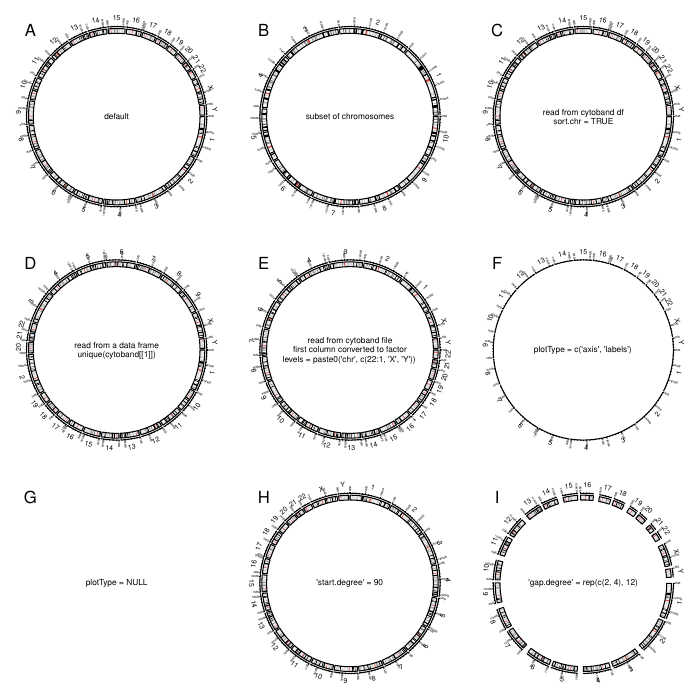

Here is the R script that generated this plot:
pdf("genomic_initialize_ideogram-1.pdf", width = 20, height = 20)

par(mfrow = c(3, 3))
circos.initializeWithIdeogram()
text(0, 0, "default", cex = 0.7)
text(-0.9, 0.9, "A", cex = 1.5)

circos.initializeWithIdeogram(chromosome.index = paste0("chr", 10:1))
text(0, 0, "subset of chromosomes", cex = 0.7)
text(-0.9, 0.9, "B", cex = 1.5)

cytoband = cytoband.df
circos.initializeWithIdeogram(cytoband, sort.chr = TRUE)
text(0, 0, "read from cytoband df\nsort.chr = TRUE", cex = 0.7)
text(-0.9, 0.9, "C", cex = 1.5)

cytoband = cytoband.df
circos.initializeWithIdeogram(cytoband, sort.chr = FALSE)
text(0, 0, "read from a data frame\nunique(cytoband[[1]])", cex = 0.7)
text(-0.9, 0.9, "D", cex = 1.5)

cytoband[[1]] = factor(cytoband[[1]], levels = paste0("chr", c(22:1, "X", "Y")))
circos.initializeWithIdeogram(cytoband, sort.chr = FALSE)
text(0, 0, "read from cytoband file\nfirst column converted to factor\nlevels = paste0('chr', c(22:1, 'X', 'Y'))", cex = 0.7)
text(-0.9, 0.9, "E", cex = 1.5)

circos.initializeWithIdeogram(plotType = c("axis", "labels"))
text(0, 0, "plotType = c('axis', 'labels')", cex = 0.7)
text(-0.9, 0.9, "F", cex = 1.5)
circos.initializeWithIdeogram(plotType = NULL)
text(0, 0, "plotType = NULL", cex = 0.7)
text(-0.9, 0.9, "G", cex = 1.5)

circos.clear()

circos.par("start.degree" = 90)
circos.initializeWithIdeogram()
circos.clear()
text(0, 0, "'start.degree' = 90", cex = 0.7)
text(-0.9, 0.9, "H", cex = 1.5)

circos.par("gap.degree" = rep(c(2, 4), 12))
circos.initializeWithIdeogram()
circos.clear()
text(0, 0, "'gap.degree' = rep(c(2, 4), 12)", cex = 0.7)
text(-0.9, 0.9, "I", cex = 1.5)

dev.off()
